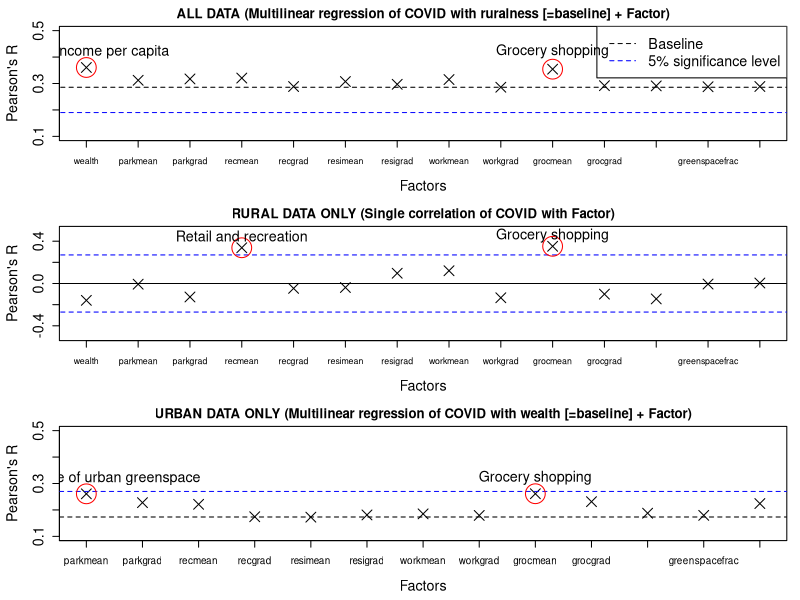

Write the R code that produced this figure.
# R code for NERC-COVID hackathon
# This code does a multilinear regression analysis to determine the contributing factors to COVID death rate

#READ IN THE DATA

alldata3 = read.table("./data/processed/greenspace_metrics.csv",sep=",",header=TRUE,stringsAsFactors = FALSE)


greenspacefrac = alldata3$Greenspace.Fraction
greenspacesize = alldata3$Greenspace.Average.Area
parkmean = alldata3$Mobility.Parks.Average.Post.lockdown....from.baseline.
parkgrad = alldata3$Mobility.Park.Rate.of.Change.Post.lockdown.....from.baseline.per.day.
workmean = alldata3$Mobility.Workplaces.Average.Post.lockdown....from.baseline.
workgrad = alldata3$Mobility.Workplaces.Rate.of.Change.Post.lockdown.....from.baseline.per.day.
recmean = alldata3$Mobility.Retail...Recreation.Average.Post.Lockdown....from.baseline.
recgrad = alldata3$Mobility.Retail...Recreation.Rate.of.Change.Post.Lockdown....from.baseline.per.day.
resimean = alldata3$Mobility.Residential.Average.Post.Lockdown....from.Baseline.
resigrad = alldata3$Mobility.Residential.Rate.of.Change.Post.Lockdown....from.Baseline.
grocmean = alldata3$Mobility.Grocery...Pharmacy.Average.Post.Lockdown....from.baseline.
grocgrad = alldata3$Mobility.Grocery...Pharmacy.Rate.of.Change.Post.Lockdown....from.baseline.per.day.
parkgrad[parkgrad<(-1)]<-NA #these have some outliers which have missing data in the original timeseries
recgrad[recgrad<(-1)]<-NA
grocgrad[grocgrad<(-1)]<-NA

wealth = alldata3$Gross.Income.Per.Head..2018.pounds.
covid = as.numeric(alldata3$COVID.19.Death.Rate.April.May..per.100.000.)
greenspaceno = alldata3$Greenspace.Number
urbanrural = alldata3$Urbanisation
ruralness = rep(NA, length(urbanrural))
ruralness[urbanrural == "Rural"] <- 1
ruralness[urbanrural == "Urban"] <- 0


names =c("wealth","parkmean","parkgrad","recmean","recgrad","resimean","resigrad","workmean","workgrad","grocmean","grocgrad","greenspaceno","greenspacefrac","greenspacesize")

# REGRESSION WITH TWO VARIABLES, ALL DATA, ACCOUNTING FOR RURALNESS
cor(covid,ruralness,use='pairwise.complete.obs',method='pearson') -> corrural
corfac = NULL

for(name in names) {
  eval(parse( text = paste("data = ",name,sep="") ))
  lm(covid ~ ruralness+data)[[1]] -> factors
  correl = cor(covid,factors[2]*ruralness +factors[3]*data,use='pairwise.complete.obs',method='pearson')

corfac=c(corfac,correl/corrural)
}
impacts_ruralnessonly = cbind(names,corfac)

#REGRESSION WITH THREE VARIABLES, ALL DATA, ACCOUNTING FOR WEALTH AND RURALNESS
corruralwealth = as.numeric(impacts_ruralnessonly[1,2])*corrural

corfac = NULL
for(name in names[2:length(names)]) {
  
  eval(parse( text = paste("data = ",name,sep="") ))
  lm(covid ~ wealth + ruralness + data)[[1]] -> factors
  correl = cor(covid,factors[2]*wealth +factors[3]*ruralness + factors[4]*data,use='pairwise.complete.obs',method='pearson')
  
  corfac=c(corfac,correl/corruralwealth)
}
impacts_wealthrural = cbind(names[2:length(names)],corfac)


#ALTERNATIVE: REPEATING ANALYSIS WITH URBAN AND RURAL SEPARATELY=============
covid_r = covid[ruralness==1]
wealth_r = wealth[ruralness==1]
groc_r = grocmean[ruralness==1]
covid_u = covid[ruralness==0]
wealth_u = wealth[ruralness==0]
groc_u = grocmean[ruralness==0]
parks_u = parkmean[ruralness==0]

#REGRESSION WITH ONE VARIABLE, ONLY RURAL
corfac = NULL
for(name in names) {
  eval(parse( text = paste("data = ",name,"[ruralness==1]",sep="") ))
  correl = cor(covid_r,data,use='pairwise.complete.obs',method='pearson')
  
  corfac=c(corfac,correl)
}
impacts_ruralonevar = cbind(names,corfac)

#REGRESSION WITH ONE VARIABLE, ONLY URBAN
corfac = NULL
for(name in names) {
  eval(parse( text = paste("data = ",name,"[ruralness==0]",sep="") ))
  correl = cor(covid_u,data,use='pairwise.complete.obs',method='pearson')
  
  corfac=c(corfac,correl)
}
impacts_urbanonevar = cbind(names,corfac)

# REGRESSION WITH TWO VARIABLES, ONLY RURAL, ACCOUNTING FOR GROCERIES
cor(covid_r,groc_r,use='pairwise.complete.obs',method='pearson') -> corgroc_r

corfac = NULL
for(name in names) {
  eval(parse( text = paste("data = ",name,"[ruralness==1]",sep="") ))
  lm(covid_r ~ groc_r+data)[[1]] -> factors
  correl = cor(covid_r,factors[2]*groc_r +factors[3]*data,use='pairwise.complete.obs',method='pearson')
  
  corfac=c(corfac,correl/corgroc_r)
}
impacts_ruralonly = cbind(names,corfac)


# REGRESSION WITH TWO VARIABLES, ONLY URBAN, ACCOUNTING FOR WEALTH
cor(covid_u,wealth_u,use='pairwise.complete.obs',method='pearson') -> corwealth_u

corfac = NULL
for(name in names) {
  eval(parse( text = paste("data = ",name,"[ruralness==0]",sep="") ))
  lm(covid_u ~ wealth_u+data)[[1]] -> factors
  correl = cor(covid_u,factors[2]*wealth_u +factors[3]*data,use='pairwise.complete.obs',method='pearson')
  corfac=c(corfac,correl/corwealth_u)
}
impacts_urbanonly = cbind(names,corfac)

#===============================================================================
#MAKE PLOTS
pdf("./figures/correlation_coefficient_plots.pdf",width=11,height=7.5)
par(mfrow=c(3,1),mar=c(4.5,4.5,2,1))
ylm = 0.5
ymn = 0.1

plot(corrural*as.numeric(impacts_ruralnessonly[,2]),xaxt="n",ylim=c(ymn,ylm),main="ALL DATA (Multilinear regression of COVID with ruralness [=baseline] + Factor)",xlab="Factors",cex.axis=1.3,cex.lab=1.3,cex=2,pch=4,ylab="Pearson's R")
axis(1,at=1:length(impacts_ruralnessonly[,1]),labels=impacts_ruralnessonly[,1],cex.axis=0.8)
lines(c(-50,50),c(corrural,corrural)*-1,lty=2)
lines(c(-50,50),c(0.19,0.19),col='blue',lty=2)
lines(c(1,10),corrural*as.numeric(impacts_ruralnessonly[c(1,10),2]),type='p',col='red',cex=4)
legend(x='topright',legend=c("Baseline","5% significance level"),lwd=1,col=c("black","blue"),lty=2,cex=1.3)
text(x=1+0.5,y=0.42,labels="Income per capita",cex=1.3)
text(x=10,y=0.42,labels="Grocery shopping",cex=1.3)

plot(as.numeric(impacts_ruralonevar[,2]),xaxt='n',ylim=c(-ylm,ylm),main="RURAL DATA ONLY (Single correlation of COVID with Factor)",cex.axis=1.3,cex.lab=1.3,cex=2,pch=4,ylab="Pearson's R",xlab="Factors")
lines(c(-50,50),c(0.27,0.27),col='blue',lty=2)
lines(c(-50,50),c(-0.27,-0.27),col='blue',lty=2)
lines(c(-50,50),c(0,0))
lines(c(4,10),as.numeric(impacts_ruralonevar[c(4,10),2]),type='p',col='red',cex=4)
axis(1,at=1:length(impacts_ruralonevar[,1]),labels=impacts_ruralonevar[,1],cex.axis=0.8)
text(x=4,y=0.45,labels="Retail and recreation",cex=1.3)
text(x=10,y=0.45,labels="Grocery shopping",cex=1.3)

plot(corwealth_u*as.numeric(impacts_urbanonly[,2]),ylim=c(ymn,ylm),xaxt='n',main="URBAN DATA ONLY (Multilinear regression of COVID with wealth [=baseline] + Factor)",cex.axis=1.3,cex.lab=1.3,cex=2,pch=4,ylab="Pearson's R",xlab="Factors",xlim=c(2,14))
lines(c(-50,50),c(corwealth_u,corwealth_u)*-1,lty=2)
lines(c(-50,50),c(0.27,0.27),col='blue',lty=2)
lines(c(2,10),corwealth_u*as.numeric(impacts_urbanonly[c(2,10),2]),type='p',col='red',cex=4)
axis(1,at=1:length(impacts_urbanonly[,1]),labels=impacts_urbanonly[,1],cex.axis=0.9)
text(x=2+0.6,y=0.32,labels="Use of urban greenspace",cex=1.3)
text(x=10,y=0.32,labels="Grocery shopping",cex=1.3)
dev.off()

#SHOW THAT URBAN GREENSPACES REDUCE DEATH RATE:
print(lm(covid_u ~ wealth_u + groc_u + parks_u))
